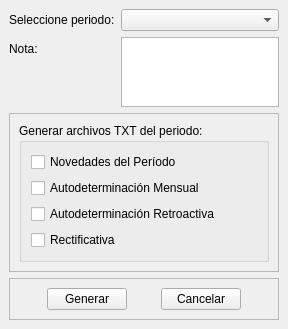
<?xml version="1.0" encoding="UTF-8"?>
<ui version="4.0">
 <class>MainWindow</class>
 <widget class="QMainWindow" name="MainWindow">
  <property name="geometry">
   <rect>
    <x>0</x>
    <y>0</y>
    <width>288</width>
    <height>277</height>
   </rect>
  </property>
  <property name="windowTitle">
   <string>Informe TSS</string>
  </property>
  <widget class="QWidget" name="centralwidget">
   <layout class="QVBoxLayout" name="verticalLayout">
    <item>
     <layout class="QFormLayout" name="formLayout">
      <item row="0" column="0">
       <widget class="QLabel" name="label">
        <property name="text">
         <string>Seleccione periodo:</string>
        </property>
       </widget>
      </item>
      <item row="1" column="0">
       <widget class="QLabel" name="label_3">
        <property name="text">
         <string>Nota:</string>
        </property>
       </widget>
      </item>
      <item row="1" column="1">
       <widget class="QPlainTextEdit" name="nota">
        <property name="toolTip">
         <string>&lt;html&gt;&lt;head/&gt;&lt;body&gt;&lt;p&gt;Agregue una nota al informe.&lt;/p&gt;&lt;/body&gt;&lt;/html&gt;</string>
        </property>
       </widget>
      </item>
      <item row="0" column="1">
       <widget class="QComboBox" name="periodo">
        <property name="toolTip">
         <string>&lt;html&gt;&lt;head/&gt;&lt;body&gt;&lt;p&gt;En este listado sólo se muestra los segundos periodos de cada mes. El informe de la TSS es un informe mensual. La información de este informe es válida solamente a partir de la de la segunda quincena de abril de 2020. 2Q042020&lt;/p&gt;&lt;/body&gt;&lt;/html&gt;</string>
        </property>
       </widget>
      </item>
     </layout>
    </item>
    <item>
     <widget class="QFrame" name="frame_2">
      <property name="frameShape">
       <enum>QFrame::StyledPanel</enum>
      </property>
      <property name="frameShadow">
       <enum>QFrame::Raised</enum>
      </property>
      <layout class="QVBoxLayout" name="verticalLayout_2">
       <item>
        <widget class="QGroupBox" name="groupBox">
         <property name="title">
          <string>Generar archivos TXT del periodo:</string>
         </property>
         <layout class="QVBoxLayout" name="verticalLayout_3">
          <item>
           <widget class="QCheckBox" name="novedades_periodo">
            <property name="text">
             <string>Novedades del Período</string>
            </property>
           </widget>
          </item>
          <item>
           <widget class="QCheckBox" name="autodeterminacion">
            <property name="text">
             <string>Autodeterminación Mensual</string>
            </property>
           </widget>
          </item>
          <item>
           <widget class="QCheckBox" name="autodetermincacion_retro">
            <property name="text">
             <string>Autodeterminación Retroactiva</string>
            </property>
           </widget>
          </item>
          <item>
           <widget class="QCheckBox" name="rectificativa">
            <property name="text">
             <string>Rectificativa</string>
            </property>
           </widget>
          </item>
         </layout>
        </widget>
       </item>
      </layout>
     </widget>
    </item>
    <item>
     <widget class="QFrame" name="frame">
      <property name="frameShape">
       <enum>QFrame::StyledPanel</enum>
      </property>
      <property name="frameShadow">
       <enum>QFrame::Raised</enum>
      </property>
      <layout class="QHBoxLayout" name="horizontalLayout">
       <item>
        <spacer name="horizontalSpacer">
         <property name="orientation">
          <enum>Qt::Horizontal</enum>
         </property>
         <property name="sizeHint" stdset="0">
          <size>
           <width>33</width>
           <height>20</height>
          </size>
         </property>
        </spacer>
       </item>
       <item>
        <widget class="QPushButton" name="generar">
         <property name="toolTip">
          <string>&lt;html&gt;&lt;head/&gt;&lt;body&gt;&lt;p&gt;Al presionar este botón se generará el informe.&lt;/p&gt;&lt;/body&gt;&lt;/html&gt;</string>
         </property>
         <property name="text">
          <string>Generar</string>
         </property>
        </widget>
       </item>
       <item>
        <spacer name="horizontalSpacer_2">
         <property name="orientation">
          <enum>Qt::Horizontal</enum>
         </property>
         <property name="sizeHint" stdset="0">
          <size>
           <width>33</width>
           <height>20</height>
          </size>
         </property>
        </spacer>
       </item>
       <item>
        <widget class="QPushButton" name="cancelar">
         <property name="text">
          <string>Cancelar</string>
         </property>
        </widget>
       </item>
       <item>
        <spacer name="horizontalSpacer_3">
         <property name="orientation">
          <enum>Qt::Horizontal</enum>
         </property>
         <property name="sizeHint" stdset="0">
          <size>
           <width>33</width>
           <height>20</height>
          </size>
         </property>
        </spacer>
       </item>
      </layout>
     </widget>
    </item>
   </layout>
  </widget>
 </widget>
 <resources/>
 <connections/>
</ui>
